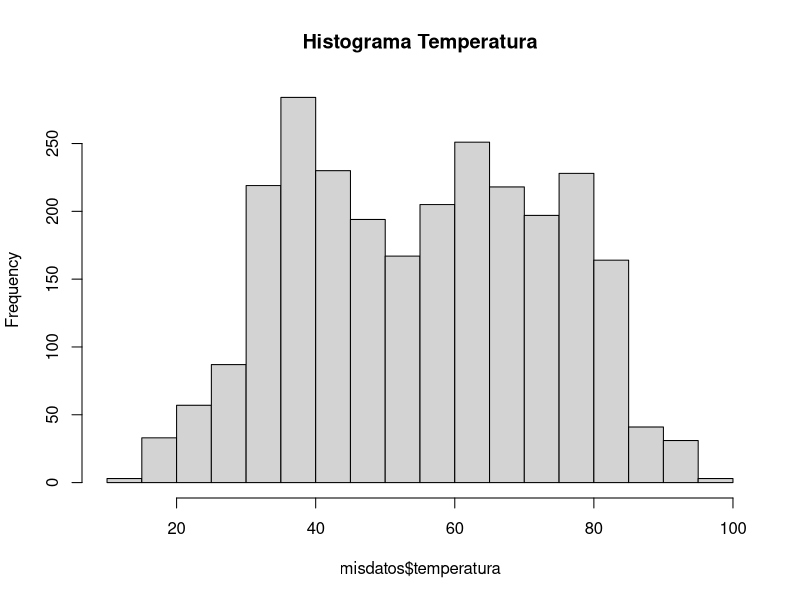
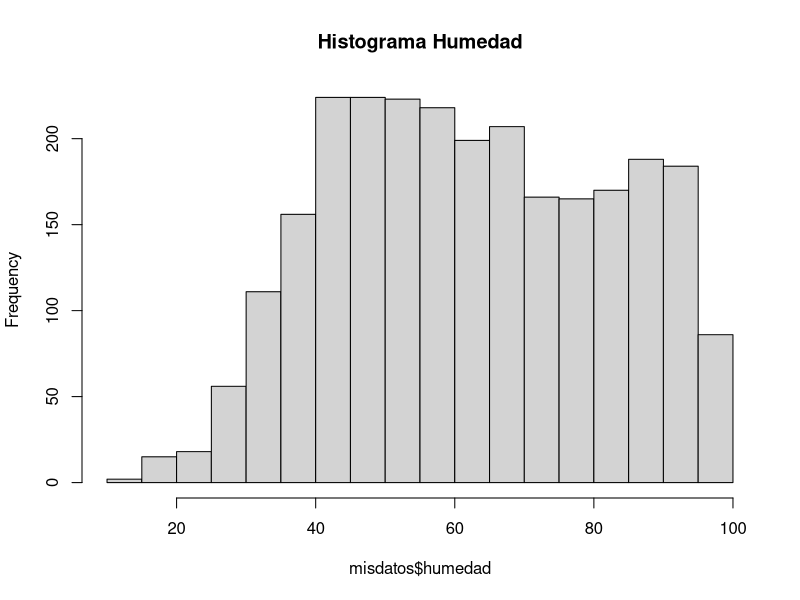
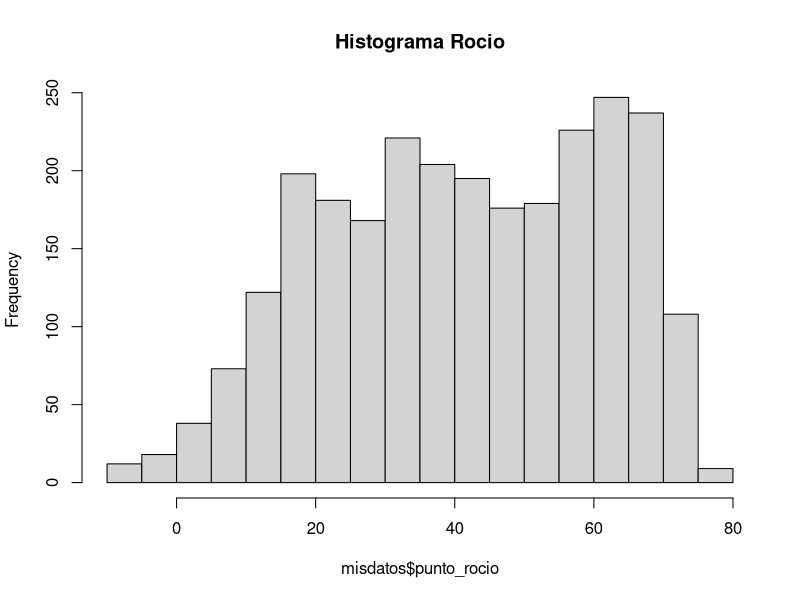
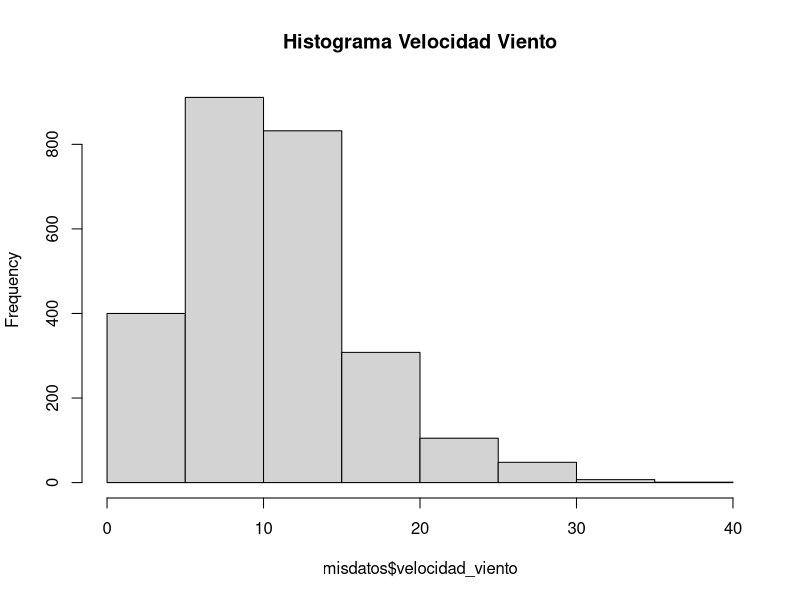

Generate these figures, in order, with R:
# nombre del archivo a mandar por correo:
# nombre_apellido_inferencia_profesor.R
# ejemplo:
# juan_perez_estadistica_mayer.R

# No olvide ejecutar las líneas 6 y 11 antes de empezar el resto del trabajo
library(readxl)

# 1. Use la función read_excel para cargar los datos que se encuentran en el archivo excel datos_ie.xlsx
misdatos <- read_excel("datos_ie.xlsx")
# install.packages("readxl")
print(misdatos)



# 2. Para la variable "velocidad_viento", que es una de las columnas de los datos 
# que acaba de cargar, encuentre lo siguiente usando la función quantile
# 2.1 el cuantil 0.025 (2 pto)
quantile(misdatos$velocidad_viento,c(0.025))
# 2.2 la mediana (2 pto)
median(misdatos$velocidad_viento)
# 2.3 el cuantil 0.975 (2 pto)
quantile(misdatos$velocidad_viento,c(0.975))
# Nota la función quantile es la que calcula cuantiles de un vector. Por ejemplo si el vector se llama x y
# queremos calcular el cuantil 37 escribiremos en R quantile(x, 0.37)




# 3. Para la variable "temperatura" compute lo siguiente
# 3.1 la media (2 pto)
mean(misdatos$temperatura)
# 3.2 la desviación estandar    (2 pto)
sd(misdatos$temperatura)
# 3.3 la cantidad de observaciones (n)   (2 pto)
length(misdatos$temperatura)
# 3.4 la desviación estandar, dividida por la raíz de n  (2 pto)
17.88357/(2612^0.5)


# 4. Grafique los histogramas de estas cuatro variables: temperatura, humedad,
# punto_rocio y velocidad_viento. Puede usar cualquier función y paquete de R (4 pts)
hist(misdatos$temperatura,main="Histograma Temperatura")
hist(misdatos$humedad,main="Histograma Humedad")
hist(misdatos$punto_rocio,main="Histograma Rocio")
hist(misdatos$velocidad_viento,main="Histograma Velocidad Viento")

# 5. Use el comando pnorm, para encontrar la probabilidad de que una variable aleatoria normal
# estándard esté entre -1 y 1.2, es decir, encontrar P(-1 <= z <= 1.2)
# Nota, el comando pnorm asume por defecto que nuestra normal es estándar. (2 pto)
pnorm(-1,1.2)

